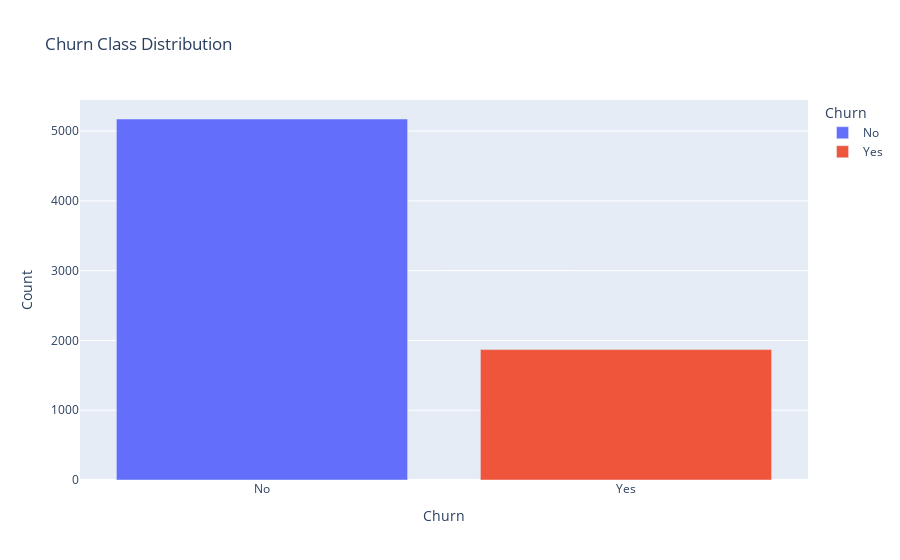

Notebook code for this chart:
### Markdown cell above
# Churn Distribution

Our variable of interest is Churn, let's see how balanced is the dataset when looking at the Churn/No Churn instances.

### Code cell
# Calculate counts and percentages
churn_counts = df['Churn'].value_counts().reset_index()
churn_counts.columns = ['Churn', 'Count']
churn_counts['Percentage'] = churn_counts['Count'] / churn_counts['Count'].sum() * 100

# Plot
fig = px.bar(
    churn_counts,
    x='Churn',
    y='Count',
    color ='Churn',
    custom_data=['Percentage'],
    title="Churn Class Distribution",
    labels={"Churn": "Churn", "Count": "Count"}
)

# Add percentage to hover tooltip
fig.update_traces(
    hovertemplate='Churn: %{x}<br>Count: %{y}<br>Percentage: %{customdata[0]:.2f}%<extra></extra>'
)

fig.show()

### Figure 1 — Plotly figure (JSON) as saved in the notebook; plotly's stock layout.template omitted (floating-point values rounded to 4 significant figures)
{"data": [{"customdata": [[73.46]], "hovertemplate": "Churn: %{x}<br>Count: %{y}<br>Percentage: %{customdata[0]:.2f}%<extra></extra>", "legendgroup": "No", "marker": {"color": "#636efa", "pattern": {"shape": ""}}, "name": "No", "orientation": "v", "showlegend": true, "textposition": "auto", "type": "bar", "x": ["No"], "xaxis": "x", "y": [5174], "yaxis": "y"}, {"customdata": [[26.54]], "hovertemplate": "Churn: %{x}<br>Count: %{y}<br>Percentage: %{customdata[0]:.2f}%<extra></extra>", "legendgroup": "Yes", "marker": {"color": "#EF553B", "pattern": {"shape": ""}}, "name": "Yes", "orientation": "v", "showlegend": true, "textposition": "auto", "type": "bar", "x": ["Yes"], "xaxis": "x", "y": [1869], "yaxis": "y"}], "layout": {"barmode": "relative", "legend": {"title": {"text": "Churn"}, "tracegroupgap": 0}, "title": {"text": "Churn Class Distribution"}, "xaxis": {"anchor": "y", "categoryarray": ["No", "Yes"], "categoryorder": "array", "domain": [0, 1], "title": {"text": "Churn"}}, "yaxis": {"anchor": "x", "domain": [0, 1], "title": {"text": "Count"}}}}
